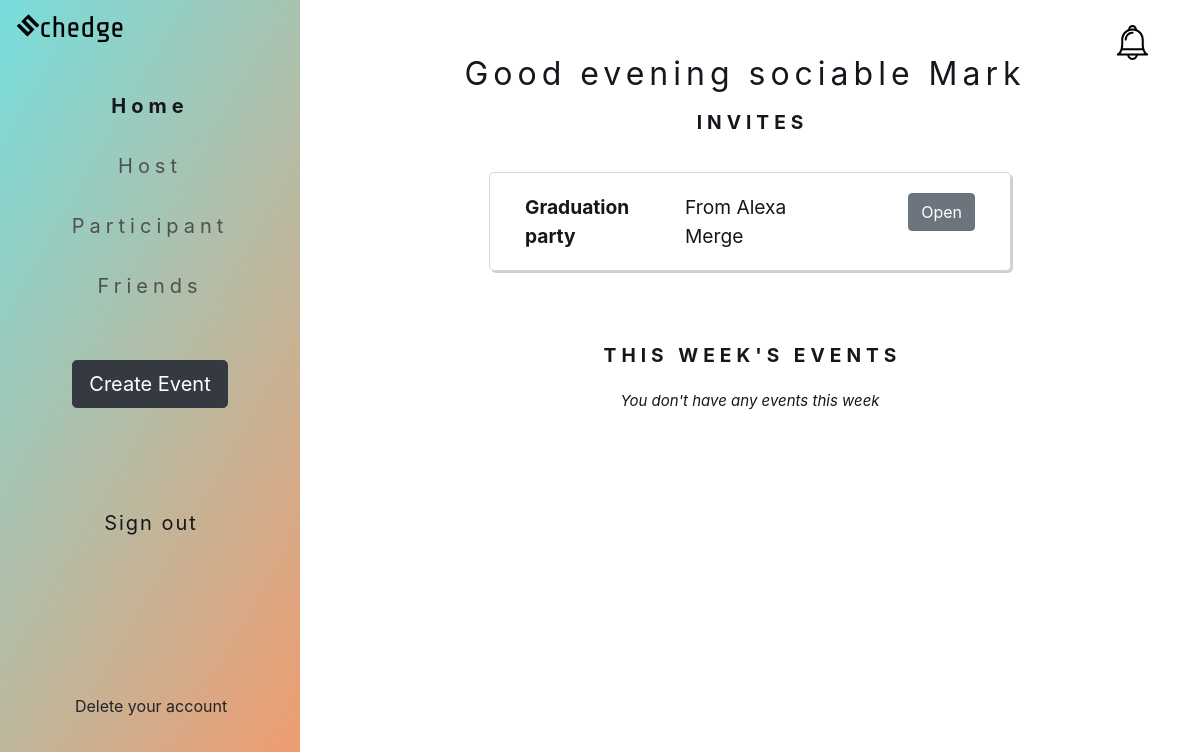
The app's page /mypage/ (signed in) with its own data.
### schedge/models.py (models this page shows, shortened)
class Invite(models.Model):
    inviter = models.ForeignKey(
        get_user_model(), on_delete=models.CASCADE, related_name="inviter"
    )
    invitee = models.ForeignKey(
        get_user_model(), on_delete=models.CASCADE, related_name="invitee"
    )
    event = models.ForeignKey(Event, on_delete=models.CASCADE)
    senttime = models.DateTimeField()

class Event(models.Model):
    STATUS_OPTIONS = (("C", "Chosen"), ("U", "Unresolved"), ("F", "Finished"))
    title = models.CharField(max_length=100)
    location = models.CharField(max_length=300)
    description = models.TextField(blank=True, max_length=5000)
    starttime = models.TimeField(default=django.utils.timezone.now)
    endtime = models.TimeField(default=django.utils.timezone.now)
    startdate = models.DateField(default=django.utils.timezone.now)
    enddate = models.DateField(default=django.utils.timezone.now)
    duration = models.DurationField(
        max_length=dt.timedelta(hours=10), default=dt.timedelta()
    )
    image = models.ImageField(default="default.jpg", upload_to="images/")
    status = models.CharField(max_length=10, default="U", choices=STATUS_OPTIONS)
    host = models.ForeignKey(
        get_user_model(), default=1, on_delete=models.CASCADE, related_name="host"
    )
    participants = models.ManyToManyField(get_user_model(), related_name="participants")
    chosen_time = models.DateTimeField(null=True)
    error_css_class = "error"

### schedge/views.py (the view)
# urls.py: path("mypage/", views.mypage, name="mypage"),
@login_required(login_url="/login/")
def mypage(request):
    user = request.user
    yesterday = now() - dt.timedelta(days=1)
    finished_events = Event.objects.filter(
        Q(chosen_time__lte=yesterday)
        | Q(enddate__lte=yesterday.date()) & ~Q(status="F"),
        Q(host=user) | Q(participants=user),
    )
    for event in finished_events:
        event.status = "F"
        event.save()
    host_undecided = Event.objects.filter(host=user, status="U")
    host_decided = Event.objects.filter(host=user, status="C")
    host_all = Event.objects.filter(Q(host=user, status="U") | Q(host=user, status="C"))
    participant_as_guest = Event.objects.filter(~Q(status="F"), participants=user).exclude(host=user)
    participant_as_guest_undecided = Event.objects.filter(participants=user, status="U").exclude(host=user)
    participant_as_guest_decided = Event.objects.filter(participants=user, status="C").exclude(host=user)
    invites = Invite.objects.filter(invitee=user)
    friends = request.user.profile.friends.all()
    today = dt.date.today()
    in_seven_days = today + dt.timedelta(days=7)
    this_weeks_events = Event.objects.filter(~Q(status="F"), participants=user, startdate__gte=today, enddate__lte=in_seven_days)
    pending_friend_requests = FriendRequest.objects.filter(from_user=user)
    incoming_friend_requests = FriendRequest.objects.filter(to_user=user)
    context = {
        "host_undecided": host_undecided,
        "host_decided": host_decided,
        "host_all": host_all,
        "participant_as_guest": participant_as_guest,
        "participant_undecided": participant_as_guest_undecided,
        "participant_decided": participant_as_guest_decided,
        "invites": invites,
        "this_week": this_weeks_events,
        "friends": friends,
        "pending_friends": pending_friend_requests,
        "incoming_friend_requests": incoming_friend_requests,
    }
    return render(request, "mypage.html", context)

### schedge/templates/mypage.html (shortened to what this page needs)
{% extends 'framework.html' %}
{% load static %}
{% block stylesheet %}
<link rel="stylesheet" href="{% static 'css/mypage_style.css' %}">
<link rel="stylesheet" href="https://cdnjs.cloudflare.com/ajax/libs/font-awesome/5.15.3/css/all.min.css"
 />
{% endblock %}
{% block content %}
<div class="container-fluid h-100">
    <div class="row h-100">
        <div class="col-md-3 nav_bar txt_center">
            <div class="row">
                <div class="col-10 txt_left sub_title txt_large"><a href="{% url 'mypage' %}" class="simple_link"
                        onclick="sessionStorage.setItem('whence', 'home')"><img src="{%static 'icons/logo.svg'%}"
                            alt="Schedge" width="50%"></a></div>
            </div>
            <div class="row">
                <button class="nav_btn nav_btn_selected m_top_small" id="home" onclick="toggle('home')">Home</button>
            </div>
            <div class="row">
                <button class="nav_btn" id="host" onclick="toggle('host')">Host</button>
            </div>
            <div class="row">
                <button class="nav_btn" id="parti" onclick="toggle('parti')">Participant</button>
            </div>
            <div class="row">
                <button class="nav_btn" id="friends" onclick="toggle('friends')">Friends</button>
            </div>
            <br>
            <a href="{% url 'createevent' %}" class="m_top_small btn btn-dark btn-lg ce_btn">create event</a>
            <div class="so m_top_l txt_ls_small">
                <a class="simple_link" href="{% url 'logout' %}">Sign out</a>
            </div>
            <div class="so m_top_l txt_ls_small">
                <form method="POST" action="{% url 'delete_user_account' %}" id="del-user-btn">
                    <input type="submit" class="btn btn-accordion"
                        onclick="validateSubmit('Are you sure you want to delete?', 'del-user-btn');return false;"
                        value="Delete your account" />
                </form>
            </div>
        </div>
        <div class="col displayright">
            <div dir="home">
                <div class="homeTxt">
                    <div class="row">
                        <div class="col welcome_message m_top_med" id="welcome_message"></div>
                    </div>
                    <div class="row">
                        <div class="col sub_title  m_btm_small txt_bold txt_large txt_center">invites</div>
                    </div>
                    {%if invites%}
                    {% for invite in invites%}
                    <div class="row inbox_box align-self-center p_all_small">
                        <div class="col inbox_event txt_large"><b>{{invite.event.title}}</b></div>
                        <div class="col inbox_host txt_large">From {{invite.event.host.first_name}}
                            {{invite.event.host.last_name}}</div>
                        <div class="col inbox_popbtn txt_right">
                            <button type="button" class="btn btn-secondary" data-toggle="modal"
                                data-target="#myModal{{invite.id}}">
                                Open
                            </button>
                        </div>
                    </div>
                    {%endfor%}
                    {% else %}
                    <div class="row justify-content-center nothing">Your inbox is empty</div>
                    {% endif %}
                    <div class="row">
                        <div class="col sub_title m_top_med txt_bold m_btm_small txt_large txt_center">this week's events</div>
                    </div>
                    {%if this_week%}
                    <div class="card-columns txt_center">
                        {% for event in this_week%}
                        {% include "event_card.html" %}
                        {%endfor%}
                    </div>
                    {% else %}
                    <div class="row justify-content-center nothing">You don't have any events this week</div>
                    {% endif %}
                </div>
            </div>
        </div>
    </div>
</div>
{%endblock%}

### schedge/static/css/base_stylesheet.css (style rules this page uses)
html, body, main { padding: 0; color: #16161d; }
.txt_large { font-size: larger; }
.txt_left { text-align: left; }
.txt_center { text-align: center; }
.txt_right { text-align: right; }
.txt_bold { font-weight: bold; }
.txt_ls_small { letter-spacing: 2px; padding-left: 2px; }
.p_all_small { padding: 20px; }
.m_top_small { margin-top: 20px; }
.m_top_med { margin-top: 50px; }
.m_top_l { margin-top: 100px; }
.m_btm_small { margin-bottom: 20px; }
.simple_link { color: inherit; }
.nothing { text-align: center; color: 848484; font-style: italic; font-size: 15px; margin-bottom: 40px; margin-top: -10px; }
.btn-accordion { border: none; background-color: transparent; outline: none; }

### schedge/static/css/mypage_style.css (style rules this page uses)
html, body, main { height: 100%; }
.nav_bar { background-color: lightgray; background-image: linear-gradient(120deg, rgba(88, 225, 224, 0.75), rgba(255, 135, 74, 0.75)); }
.nav_btn { border: none; background: none; padding: 15px 0px; font-size: 20px; letter-spacing: 5px; color: #505050; width: 100%; }
.nav_btn_selected { color: #16161d; font-weight: bolder; }
.so { color: #16161d; padding-bottom: 50px; font-size: 20px; text-align: center; }
.ce_btn { text-transform: capitalize; }
.welcome_message { text-align: center; letter-spacing: 5px; padding-left: 5px; font-size: 2em; text-shadow: 1px 1px 0px white; }
.sub_title { text-transform: uppercase; padding: 10px; padding-left: 15px; letter-spacing: 5px; text-shadow: 1px 1px 0px white; }
.inbox_box { width: 60%; margin: auto; border: 1px solid #d6d6d6; margin-top: 5px; margin-bottom: 10px; font-size: 16px; border-radius: 5px; box-shadow: 2px 2px #cfcfcf; }

### records on screen
Invite: event "Graduation party", event.host.first_name "Alexa", event.host.last_name "Merge"
